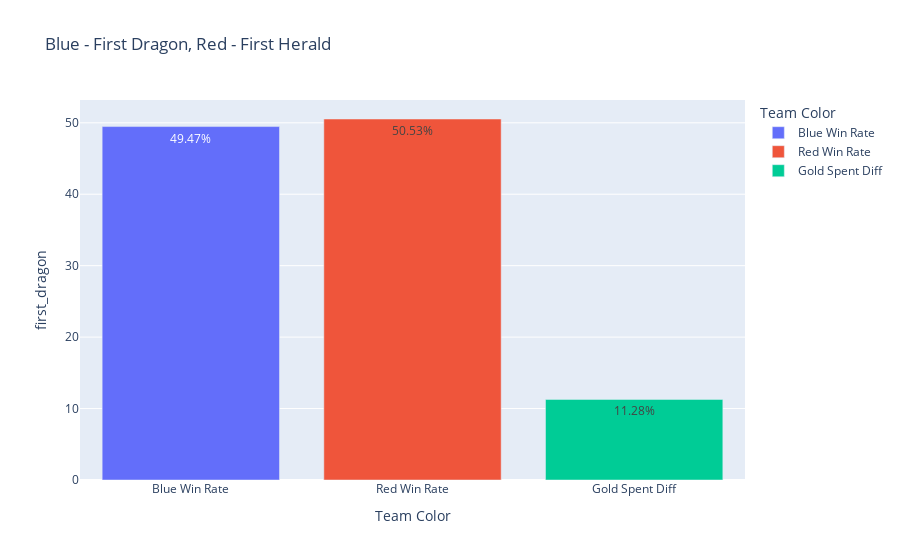

Source (notebook cell):
### Code cell
y = [str(data["first_dragon"][0])+"%",str(data["first_dragon"][1])+"%",str(data["first_dragon"][2])+"%"]
fig = px.bar(data, x="Team Color", y="first_dragon",color="Team Color",text=y,title="Blue - First Dragon, Red - First Herald")
fig.show()

### Figure 1 — Plotly figure (JSON) as saved in the notebook; plotly's stock layout.template omitted (floating-point values rounded to 4 significant figures)
{"data": [{"alignmentgroup": "True", "hovertemplate": "Team Color=%{x}<br>first_dragon=%{y}<br>text=%{text}<extra></extra>", "legendgroup": "Blue Win Rate", "marker": {"color": "#636efa", "pattern": {"shape": ""}}, "name": "Blue Win Rate", "offsetgroup": "Blue Win Rate", "orientation": "v", "showlegend": true, "text": ["49.47%"], "textposition": "auto", "type": "bar", "x": ["Blue Win Rate"], "xaxis": "x", "y": [49.47], "yaxis": "y"}, {"alignmentgroup": "True", "hovertemplate": "Team Color=%{x}<br>first_dragon=%{y}<br>text=%{text}<extra></extra>", "legendgroup": "Red Win Rate", "marker": {"color": "#EF553B", "pattern": {"shape": ""}}, "name": "Red Win Rate", "offsetgroup": "Red Win Rate", "orientation": "v", "showlegend": true, "text": ["50.53%"], "textposition": "auto", "type": "bar", "x": ["Red Win Rate"], "xaxis": "x", "y": [50.53], "yaxis": "y"}, {"alignmentgroup": "True", "hovertemplate": "Team Color=%{x}<br>first_dragon=%{y}<br>text=%{text}<extra></extra>", "legendgroup": "Gold Spent Diff", "marker": {"color": "#00cc96", "pattern": {"shape": ""}}, "name": "Gold Spent Diff", "offsetgroup": "Gold Spent Diff", "orientation": "v", "showlegend": true, "text": ["11.28%"], "textposition": "auto", "type": "bar", "x": ["Gold Spent Diff"], "xaxis": "x", "y": [11.28], "yaxis": "y"}], "layout": {"barmode": "relative", "legend": {"title": {"text": "Team Color"}, "tracegroupgap": 0}, "title": {"text": "Blue - First Dragon, Red - First Herald"}, "xaxis": {"anchor": "y", "categoryarray": ["Blue Win Rate", "Red Win Rate", "Gold Spent Diff"], "categoryorder": "array", "domain": [0, 1], "title": {"text": "Team Color"}}, "yaxis": {"anchor": "x", "domain": [0, 1], "title": {"text": "first_dragon"}}}}
